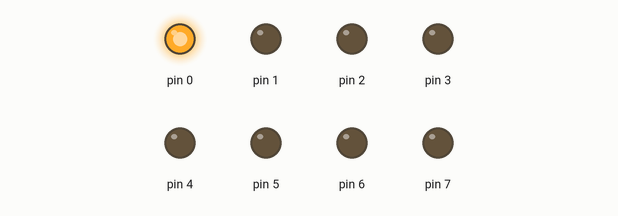
Bench run of a sketch on a simulated Arduino Uno, built with avr-gcc and run on an emulated ATmega328P. Shown: output pins drawn as LEDs (lit = HIGH).

Above: at 0.15 s.
At 2.25 s:
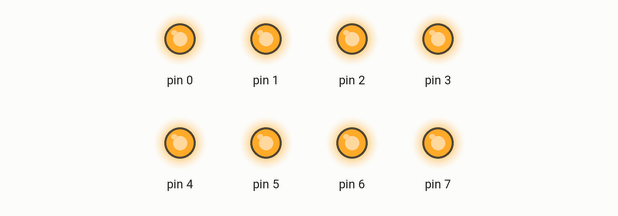
At 4.65 s:
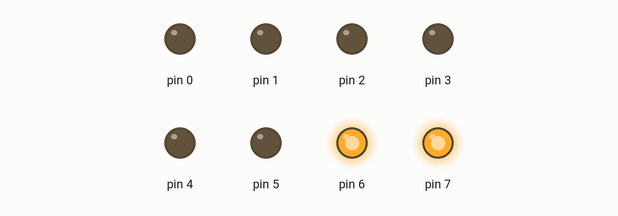
At 9.15 s:
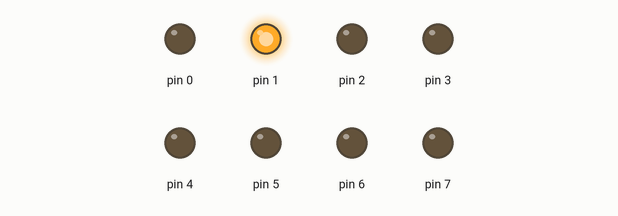
At 16.05 s:
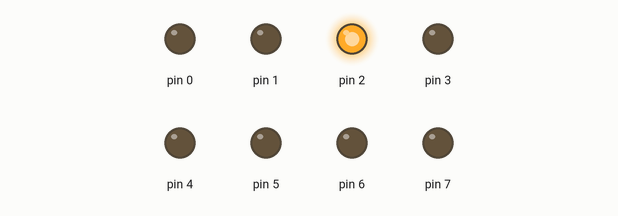
At 32.5 s:
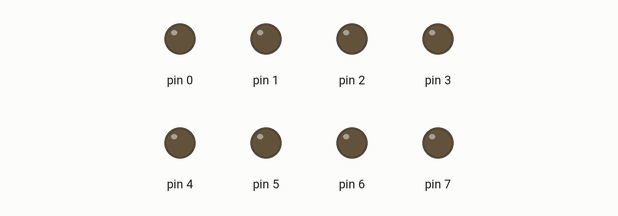
Timing chart, 0 to 40.0 s (numbered marks = the images above):
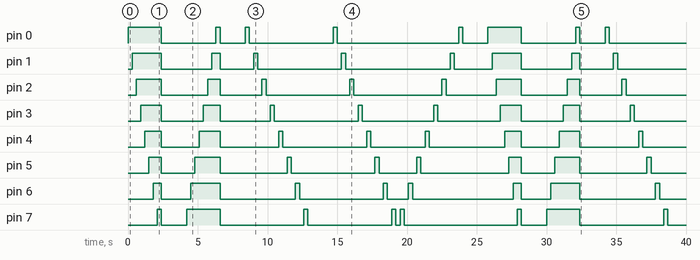

Measured:
- by itself, pin 0: LOW → HIGH at 0.00 s, → LOW 2.4 s later, → HIGH 3.9 s later, → LOW 0.30 s later, … (16 changes in this stretch)
- by itself, pin 1: LOW → HIGH at 0.30 s, → LOW 2.1 s later, → HIGH 3.6 s later, → LOW 0.60 s later, … (16 changes in this stretch)
- by itself, pin 2: LOW → HIGH at 0.60 s, → LOW 1.8 s later, → HIGH 3.3 s later, → LOW 0.90 s later, … (16 changes in this stretch)
- by itself, pin 3: LOW → HIGH at 0.90 s, → LOW 1.5 s later, → HIGH 3.0 s later, → LOW 1.2 s later, … (16 changes in this stretch)
- by itself, pin 4: LOW → HIGH at 1.2 s, → LOW 1.2 s later, → HIGH 2.7 s later, → LOW 1.5 s later, … (16 changes in this stretch)
- by itself, pin 5: LOW → HIGH at 1.5 s, → LOW 0.90 s later, → HIGH 2.4 s later, → LOW 1.8 s later, … (16 changes in this stretch)
- by itself, pin 6: LOW → HIGH at 1.8 s, → LOW 0.60 s later, → HIGH 2.1 s later, → LOW 2.1 s later, … (16 changes in this stretch)
- by itself, pin 7: LOW → HIGH at 2.1 s, → LOW 0.30 s later, → HIGH 1.8 s later, → LOW 2.4 s later, … (16 changes in this stretch)

The sketch:

sm_06.ino
```cpp
//https://www.tinkercad.com/things/7PCCQ8S47ce-sm-06

#define F_CPU = 16000000UL

#include <avr/io.h>
#include <avr/interrupt.h>

// troca o estado lógico do bit x da variável Y
#define cpl_bit(y, bit) (y ^= (1 << bit))

#define LED0 PB5
#define LED1 PB4
#define LED2 PB3

// controla subida e descida dos valores de OCR2A
#define UP 0
#define DOWN 1
volatile bool direc = UP;

ISR(TIMER0_COMPA_vect)
{
    // altera estado do led
    cpl_bit(PORTB, LED0);

    // incrementa e decrementa OCR2A gradativamente
    if (direc == UP)
    {
        OCR2A++;
        if (OCR2A == 253) direc = 1;
    }
    else
    {
        OCR2A--;
        if (OCR2A == 0) direc = 0;
    }
}

ISR(TIMER1_COMPA_vect)
{
    cpl_bit(PORTB, LED1);
}

int main()
{
    // somente pino do LED como saída
    DDRB = 0b00111000;
    // apaga LED e habilita pull-ups nos pinos não utilizados
    PORTB = 0b11000111;

    // Timer 0
    // muda o estado de OC0A na igualdade de comparacao
    TCCR0A = (1 << COM0A0);
    // TC0 com prescaler de 1024
    TCCR0B = (1 << CS02) | (1 << CS00);
    // mais prox de 10ms
    OCR0A = 155;
    // habilita a interrupção do TC0 na igualdade de comparcao com OCR0A
    TIMSK0 = (1 << OCIE0A);

    // Timer 1
    // muda o estado de OC1A na igualdade de comparacao
    TCCR1A = (1 << COM1A0);
    // TC1 com prescaler de 1024
    TCCR1B = (1 << CS11) | (1 << CS10);
    // mais prox de 998ms
    OCR1A = 15593;
    // habilita a interrupção do TC1 na igualdade de comparacao com OCR1A
    TIMSK1 = (1 << OCIE1A);

    // Timer 2
    // modo PWM rapido
    TCCR2A |= (1 << WGM21) | (1 << WGM20);
    // TC2 com prescaler de 1024
    TCCR2B = (1 << CS22) | (1 << CS21) | (1 << CS20);
    // OCR2A varia na interrupcao do timer 1
    OCR2A = 0;
    // ativa saida PWM
    TCCR2A |= (1 << COM2A1);

    sei();

    while (1) delay(10);
}
```

sm_02.ino
```cpp
//https://www.tinkercad.com/things/eMnAkYqCIvO-sm-02

void setup()
{
  //seta todas as portas D como saída
  DDRD |= 0xFFF;
}

void a()
{
  for(int i = 0; i < 8; i++)
  {
    //ativa as portas D de 0 a 7, uma de cada vez.
    //por usar o operador cumulativo |=
    //as portas ativadas anteriormente continuam ativas.
  	PORTD |= (1 << i);
    //	00000001
    //	00000010
    //	00000100 OU
    //  ...
    //	10000000
    //------------
    //  11111111

    delay(300);
  }

  //desativa todas as portas D de uma vez
  PORTD &= 0;
  //  11111111 E
  //  00000000
  //------------
  //  00000000

  delay(300);
}

void b()
{
  for(int i = 7; i >= 0; i--)
  {
    //ativa as portas D de 7 a 0, uma de cada vez.
    //por usar o operador cumulativo |=
    //as portas ativadas anteriormente continuam ativas.
  	PORTD |= (1 << i);
    //	10000000
    //	01000000
    //	00100000 OU
    //  ...
    //	00000001
    //------------
    //  11111111

    delay(300);
  }

  //desativa todas as portas D de uma vez
  PORTD &= 0;
  //  11111111 E
  //  00000000
  //------------
  //  00000000

  delay(300);
}

void c()
{
  for(int i = 0; i < 8; i++)
  {
    //ativa as portas D de 0 a 7, uma de cada vez.
  	PORTD |= (1 << i);
    delay(300);

    //desativa as portas D de 0 a 7, uma de cada vez.
    PORTD &= ~(1 << i);
    //EX:
    //	00100000 E
    //  11011111
    //------------
    //  00000000

    delay(300);
  }
}

void d()
{
  for(int i = 0; i < 8; i++)
  {
    //ativa as portas D de 0 a 7, uma de cada vez.
  	PORTD |= (1 << i);
    delay(300);

    //desativa as portas D de 0 a 7, uma de cada vez.
    PORTD &= ~(1 << i);
    delay(300);
  }

  for(int i = 7; i >= 0; i--)
  {
    //ativa as portas D de 7 a 0, uma de cada vez.
  	PORTD |= (1 << i);
    delay(300);

    //desativa as portas D de 7 a 0, uma de cada vez.
    PORTD &= ~(1 << i);
    delay(300);
  }
}

void loop()
{
  a();
  delay(1500);

  b();
  delay(1500);

  c();
  delay(1500);

  d();
  delay(1500);
}
```
